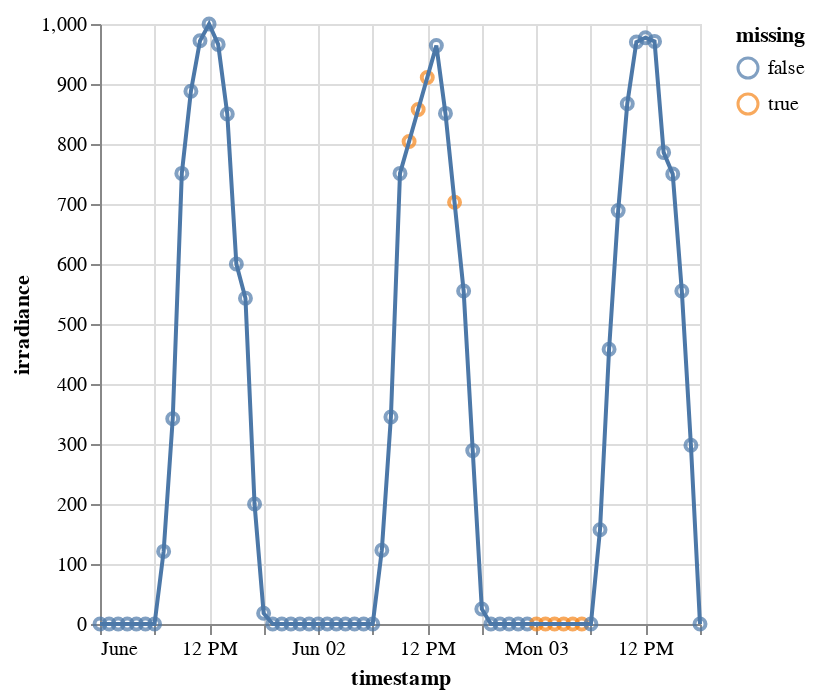

Write notebook code for a chart like this one.
### Markdown cell above
## Make plot

### Code cell
line = alt.Chart(df_interpolated.reset_index()).mark_line().encode(
    x='timestamp:T',
    y='irradiance:Q',
)

points = alt.Chart(df_interpolated.reset_index()).mark_point().encode(
    x='timestamp:T',
    y='irradiance:Q',
    color="missing",
)

points + line

### Figure 1 — Vega-Lite specification as saved in the notebook (floating-point values rounded to 4 significant figures)
{"config": {"view": {"continuousWidth": 300, "continuousHeight": 300}}, "layer": [{"data": {"name": "data-cbff6478369e492a050d5e2dfa05733b"}, "mark": {"type": "point"}, "encoding": {"color": {"field": "missing", "type": "nominal"}, "x": {"field": "timestamp", "type": "temporal"}, "y": {"field": "irradiance", "type": "quantitative"}}}, {"data": {"name": "data-cbff6478369e492a050d5e2dfa05733b"}, "mark": {"type": "line"}, "encoding": {"x": {"field": "timestamp", "type": "temporal"}, "y": {"field": "irradiance", "type": "quantitative"}}}], "$schema": "https://vega.github.io/schema/vega-lite/v5.20.1.json", "datasets": {"data-cbff6478369e492a050d5e2dfa05733b": [{"timestamp": "2024-06-01T00:00:00", "irradiance": 0.0, "missing": false}, {"timestamp": "2024-06-01T01:00:00", "irradiance": 0.0, "missing": false}, {"timestamp": "2024-06-01T02:00:00", "irradiance": 0.0, "missing": false}, {"timestamp": "2024-06-01T03:00:00", "irradiance": 0.0, "missing": false}, {"timestamp": "2024-06-01T04:00:00", "irradiance": 0.0, "missing": false}, {"timestamp": "2024-06-01T05:00:00", "irradiance": 0.0, "missing": false}, {"timestamp": "2024-06-01T06:00:00", "irradiance": 0.0, "missing": false}, {"timestamp": "2024-06-01T07:00:00", "irradiance": 121.0, "missing": false}, {"timestamp": "2024-06-01T08:00:00", "irradiance": 342.0, "missing": false}, {"timestamp": "2024-06-01T09:00:00", "irradiance": 751.0, "missing": false}, {"timestamp": "2024-06-01T10:00:00", "irradiance": 888.0, "missing": false}, {"timestamp": "2024-06-01T11:00:00", "irradiance": 972.0, "missing": false}, {"timestamp": "2024-06-01T12:00:00", "irradiance": 1000.0, "missing": false}, {"timestamp": "2024-06-01T13:00:00", "irradiance": 966.0, "missing": false}, {"timestamp": "2024-06-01T14:00:00", "irradiance": 850.0, "missing": false}, {"timestamp": "2024-06-01T15:00:00", "irradiance": 600.0, "missing": false}, {"timestamp": "2024-06-01T16:00:00", "irradiance": 543.0, "missing": false}, {"timestamp": "2024-06-01T17:00:00", "irradiance": 200.0, "missing": false}, {"timestamp": "2024-06-01T18:00:00", "irradiance": 18.0, "missing": false}, {"timestamp": "2024-06-01T19:00:00", "irradiance": 0.0, "missing": false}, {"timestamp": "2024-06-01T20:00:00", "irradiance": 0.0, "missing": false}, {"timestamp": "2024-06-01T21:00:00", "irradiance": 0.0, "missing": false}, {"timestamp": "2024-06-01T22:00:00", "irradiance": 0.0, "missing": false}, {"timestamp": "2024-06-01T23:00:00", "irradiance": 0.0, "missing": false}, {"timestamp": "2024-06-02T00:00:00", "irradiance": 0.0, "missing": false}, {"timestamp": "2024-06-02T01:00:00", "irradiance": 0.0, "missing": false}, {"timestamp": "2024-06-02T02:00:00", "irradiance": 0.0, "missing": false}, {"timestamp": "2024-06-02T03:00:00", "irradiance": 0.0, "missing": false}, {"timestamp": "2024-06-02T04:00:00", "irradiance": 0.0, "missing": false}, {"timestamp": "2024-06-02T05:00:00", "irradiance": 0.0, "missing": false}, {"timestamp": "2024-06-02T06:00:00", "irradiance": 0.0, "missing": false}, {"timestamp": "2024-06-02T07:00:00", "irradiance": 123.0, "missing": false}, {"timestamp": "2024-06-02T08:00:00", "irradiance": 345.0, "missing": false}, {"timestamp": "2024-06-02T09:00:00", "irradiance": 751.0, "missing": false}, {"timestamp": "2024-06-02T10:00:00", "irradiance": 804.2, "missing": true}, {"timestamp": "2024-06-02T11:00:00", "irradiance": 857.5, "missing": true}, {"timestamp": "2024-06-02T12:00:00", "irradiance": 910.8, "missing": true}, {"timestamp": "2024-06-02T13:00:00", "irradiance": 964.0, "missing": false}, {"timestamp": "2024-06-02T14:00:00", "irradiance": 851.0, "missing": false}, {"timestamp": "2024-06-02T15:00:00", "irradiance": 703.0, "missing": true}, {"timestamp": "2024-06-02T16:00:00", "irradiance": 555.0, "missing": false}, {"timestamp": "2024-06-02T17:00:00", "irradiance": 289.0, "missing": false}, {"timestamp": "2024-06-02T18:00:00", "irradiance": 25.0, "missing": false}, {"timestamp": "2024-06-02T19:00:00", "irradiance": 0.0, "missing": false}, {"timestamp": "2024-06-02T20:00:00", "irradiance": 0.0, "missing": false}, {"timestamp": "2024-06-02T21:00:00", "irradiance": 0.0, "missing": false}, {"timestamp": "2024-06-02T22:00:00", "irradiance": 0.0, "missing": false}, {"timestamp": "2024-06-02T23:00:00", "irradiance": 0.0, "missing": false}, {"timestamp": "2024-06-03T00:00:00", "irradiance": 0.0, "missing": true}, {"timestamp": "2024-06-03T01:00:00", "irradiance": 0.0, "missing": true}, {"timestamp": "2024-06-03T02:00:00", "irradiance": 0.0, "missing": true}, {"timestamp": "2024-06-03T03:00:00", "irradiance": 0.0, "missing": true}, {"timestamp": "2024-06-03T04:00:00", "irradiance": 0.0, "missing": true}, {"timestamp": "2024-06-03T05:00:00", "irradiance": 0.0, "missing": true}, {"timestamp": "2024-06-03T06:00:00", "irradiance": 0.0, "missing": false}, {"timestamp": "2024-06-03T07:00:00", "irradiance": 157.0, "missing": false}, {"timestamp": "2024-06-03T08:00:00", "irradiance": 458.0, "missing": false}, {"timestamp": "2024-06-03T09:00:00", "irradiance": 689.0, "missing": false}, {"timestamp": "2024-06-03T10:00:00", "irradiance": 867.0, "missing": false}, {"timestamp": "2024-06-03T11:00:00", "irradiance": 970.0, "missing": false}, {"timestamp": "2024-06-03T12:00:00", "irradiance": 977.0, "missing": false}, {"timestamp": "2024-06-03T13:00:00", "irradiance": 971.0, "missing": false}, {"timestamp": "2024-06-03T14:00:00", "irradiance": 786.0, "missing": false}, {"timestamp": "2024-06-03T15:00:00", "irradiance": 750.0, "missing": false}, {"timestamp": "2024-06-03T16:00:00", "irradiance": 555.0, "missing": false}, {"timestamp": "2024-06-03T17:00:00", "irradiance": 298.0, "missing": false}, {"timestamp": "2024-06-03T18:00:00", "irradiance": 0.0, "missing": false}]}}
